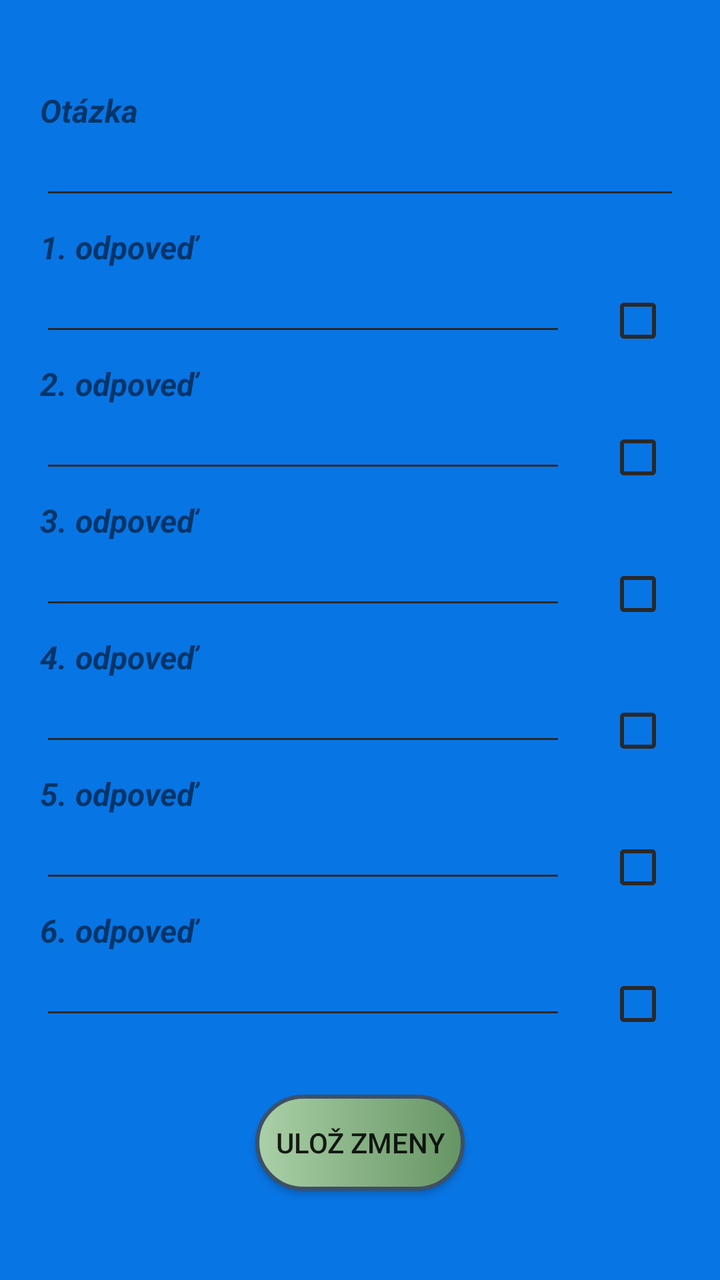
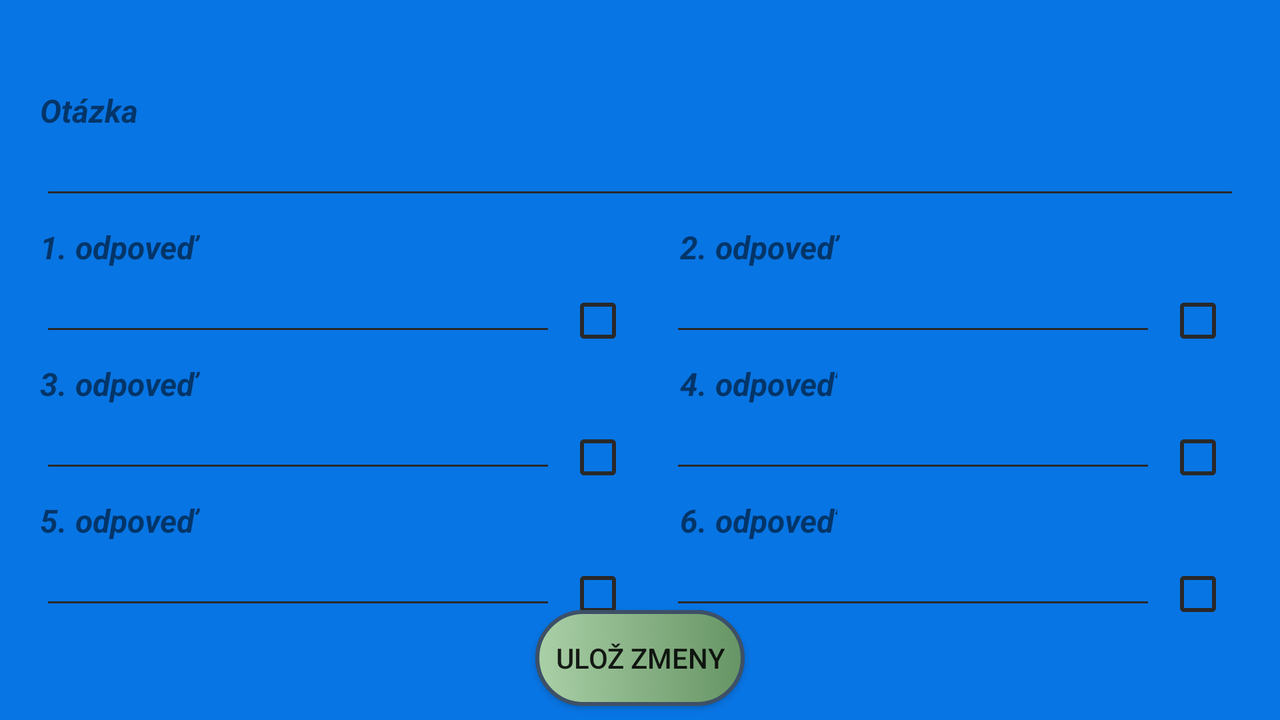

An Android layout and its configuration variant, each rendered on a device that would load it. The default file and the variant file are quoted in full after the pictures.
<!-- AndroidManifest.xml: application theme Theme.GPS_app -->
<!-- res/layout/activity_edit_task.xml -->
<?xml version="1.0" encoding="utf-8"?>
<androidx.constraintlayout.widget.ConstraintLayout xmlns:android="http://schemas.android.com/apk/res/android"
    xmlns:app="http://schemas.android.com/apk/res-auto"
    xmlns:tools="http://schemas.android.com/tools"
    android:layout_width="match_parent"
    android:layout_height="match_parent"
    tools:context=".EditTaskActivity"
    android:background="@color/Blue_Cola">


    <TextView
        android:id="@+id/tv_EditTaskName"
        android:layout_width="match_parent"
        android:layout_height="wrap_content"
        android:textAlignment="center"
        android:textSize="18sp"
        android:textStyle="italic|bold"
        app:layout_constraintTop_toTopOf="parent"
        app:layout_constraintStart_toStartOf="parent"
        app:layout_constraintEnd_toEndOf="parent"
        android:layout_marginTop="12dp"/>

    <TextView
         android:id="@+id/tv_EditTaskQuestion"
         android:layout_width="match_parent"
         android:layout_height="wrap_content"
         app:layout_constraintStart_toStartOf="parent"
         app:layout_constraintEnd_toEndOf="parent"
         app:layout_constraintTop_toBottomOf="@id/tv_EditTaskName"
         android:layout_marginTop="8dp"
         android:layout_marginStart="20dp"
         android:layout_marginEnd="20dp"
         android:text="@string/editTaskQuestion"
         android:textSize="16sp"
         android:textStyle="italic|bold"/>

    <EditText
         android:id="@+id/et_EditTaskQuestion"
         android:layout_width="match_parent"
         android:layout_height="wrap_content"
         app:layout_constraintStart_toStartOf="parent"
         app:layout_constraintEnd_toEndOf="parent"
         app:layout_constraintTop_toBottomOf="@id/tv_EditTaskQuestion"
         android:layout_marginStart="20dp"
         android:layout_marginEnd="20dp"
         android:textSize="16sp"
         android:textStyle="italic|bold"/>

    <TextView
         android:id="@+id/tv_EditTaskAnswer1"
         android:layout_width="match_parent"
         android:layout_height="wrap_content"
         app:layout_constraintStart_toStartOf="parent"
         app:layout_constraintEnd_toEndOf="parent"
         app:layout_constraintTop_toBottomOf="@id/et_EditTaskQuestion"
         android:layout_marginTop="8dp"
         android:layout_marginStart="20dp"
         android:layout_marginEnd="20dp"
         android:text="@string/editTaskAnswer1"
         android:textSize="16sp"
         android:textStyle="italic|bold"/>


    <EditText
        android:id="@+id/et_EditTaskAnswer1"
        android:layout_width="0dp"
        android:layout_height="wrap_content"
        android:layout_marginStart="20dp"
        android:layout_marginEnd="20dp"
        android:textSize="16sp"
        android:textStyle="italic|bold"
        app:layout_constraintEnd_toStartOf="@id/cb_EditTaskAnswer1"
        app:layout_constraintStart_toStartOf="parent"
        app:layout_constraintTop_toBottomOf="@id/tv_EditTaskAnswer1" />

     <CheckBox
         android:id="@+id/cb_EditTaskAnswer1"
         android:layout_width="0dp"
         android:layout_height="wrap_content"
         app:layout_constraintEnd_toEndOf="parent"
         app:layout_constraintTop_toBottomOf="@id/tv_EditTaskAnswer1"
         android:layout_marginEnd="25dp"
         android:layout_marginTop="10dp"/>


     <TextView
         android:id="@+id/tv_EditTaskAnswer2"
         android:layout_width="match_parent"
         android:layout_height="wrap_content"
         app:layout_constraintStart_toStartOf="parent"
         app:layout_constraintEnd_toEndOf="parent"
         app:layout_constraintTop_toBottomOf="@id/et_EditTaskAnswer1"
         android:layout_marginTop="8dp"
         android:layout_marginStart="20dp"
         android:layout_marginEnd="20dp"
         android:text="@string/editTaskAnswer2"
         android:textSize="16sp"
         android:textStyle="italic|bold"/>

     <EditText
      android:id="@+id/et_EditTaskAnswer2"
      android:layout_width="0dp"
      android:layout_height="wrap_content"
      android:layout_marginStart="20dp"
      android:layout_marginEnd="20dp"
      android:textSize="16sp"
      android:textStyle="italic|bold"
      app:layout_constraintEnd_toStartOf="@id/cb_EditTaskAnswer2"
      app:layout_constraintStart_toStartOf="parent"
      app:layout_constraintTop_toBottomOf="@id/tv_EditTaskAnswer2"/>

     <CheckBox
         android:id="@+id/cb_EditTaskAnswer2"
         android:layout_width="0dp"
         android:layout_height="wrap_content"
         app:layout_constraintEnd_toEndOf="parent"
         app:layout_constraintTop_toBottomOf="@id/tv_EditTaskAnswer2"
         android:layout_marginEnd="25dp"
         android:layout_marginTop="10dp" />


     <TextView
         android:id="@+id/tv_EditTaskAnswer3"
         android:layout_width="match_parent"
         android:layout_height="wrap_content"
         app:layout_constraintStart_toStartOf="parent"
         app:layout_constraintEnd_toEndOf="parent"
         app:layout_constraintTop_toBottomOf="@id/et_EditTaskAnswer2"
         android:layout_marginTop="8dp"
         android:layout_marginStart="20dp"
         android:layout_marginEnd="20dp"
         android:text="@string/editTaskAnswer3"
         android:textSize="16sp"
         android:textStyle="italic|bold" />


     <EditText
         android:id="@+id/et_EditTaskAnswer3"
         android:layout_width="0dp"
         android:layout_height="wrap_content"
         app:layout_constraintStart_toStartOf="parent"
         app:layout_constraintEnd_toStartOf="@id/cb_EditTaskAnswer3"
         app:layout_constraintTop_toBottomOf="@id/tv_EditTaskAnswer3"
         android:layout_marginStart="20dp"
         android:layout_marginEnd="20dp"
         android:textSize="16sp"
         android:textStyle="italic|bold" />

     <CheckBox
         android:id="@+id/cb_EditTaskAnswer3"
         android:layout_width="0dp"
         android:layout_height="wrap_content"
         app:layout_constraintEnd_toEndOf="parent"
         app:layout_constraintTop_toBottomOf="@id/tv_EditTaskAnswer3"
         android:layout_marginEnd="25dp"
         android:layout_marginTop="10dp"/>

     <TextView
         android:id="@+id/tv_EditTaskAnswer4"
         android:layout_width="match_parent"
         android:layout_height="wrap_content"
         app:layout_constraintStart_toStartOf="parent"
         app:layout_constraintEnd_toEndOf="parent"
         app:layout_constraintTop_toBottomOf="@id/et_EditTaskAnswer3"
         android:layout_marginTop="8dp"
         android:layout_marginStart="20dp"
         android:layout_marginEnd="20dp"
         android:text="@string/editTaskAnswer4"
         android:textSize="16sp"
         android:textStyle="italic|bold" />


     <EditText
         android:id="@+id/et_EditTaskAnswer4"
         android:layout_width="0dp"
         android:layout_height="wrap_content"
         app:layout_constraintStart_toStartOf="parent"
         app:layout_constraintEnd_toStartOf="@id/cb_EditTaskAnswer4"
         app:layout_constraintTop_toBottomOf="@id/tv_EditTaskAnswer4"
         android:layout_marginStart="20dp"
         android:layout_marginEnd="20dp"
         android:textSize="16sp"
         android:textStyle="italic|bold" />


     <CheckBox
         android:id="@+id/cb_EditTaskAnswer4"
         android:layout_width="0dp"
         android:layout_height="wrap_content"
         app:layout_constraintEnd_toEndOf="parent"
         app:layout_constraintTop_toBottomOf="@id/tv_EditTaskAnswer4"
         android:layout_marginEnd="25dp"
         android:layout_marginTop="10dp" />


     <TextView
         android:id="@+id/tv_EditTaskAnswer5"
         android:layout_width="match_parent"
         android:layout_height="wrap_content"
         app:layout_constraintStart_toStartOf="parent"
         app:layout_constraintEnd_toEndOf="parent"
         app:layout_constraintTop_toBottomOf="@id/et_EditTaskAnswer4"
         android:layout_marginTop="8dp"
         android:layout_marginStart="20dp"
         android:layout_marginEnd="20dp"
         android:text="@string/editTaskAnswer5"
         android:textSize="16sp"
         android:textStyle="italic|bold" />

     <EditText
         android:id="@+id/et_EditTaskAnswer5"
         android:layout_width="0dp"
         android:layout_height="wrap_content"
         app:layout_constraintStart_toStartOf="parent"
         app:layout_constraintEnd_toStartOf="@id/cb_EditTaskAnswer4"
         app:layout_constraintTop_toBottomOf="@id/tv_EditTaskAnswer5"
         android:layout_marginStart="20dp"
         android:layout_marginEnd="20dp"
         android:textSize="16sp"
         android:textStyle="italic|bold" />

     <CheckBox
         android:id="@+id/cb_EditTaskAnswer5"
         android:layout_width="0dp"
         android:layout_height="wrap_content"
         app:layout_constraintEnd_toEndOf="parent"
         app:layout_constraintTop_toBottomOf="@id/tv_EditTaskAnswer5"
         android:layout_marginEnd="25dp"
         android:layout_marginTop="10dp"/>

     <TextView
         android:id="@+id/tv_EditTaskAnswer6"
         android:layout_width="match_parent"
         android:layout_height="wrap_content"
         app:layout_constraintStart_toStartOf="parent"
         app:layout_constraintEnd_toEndOf="parent"
         app:layout_constraintTop_toBottomOf="@id/et_EditTaskAnswer5"
         android:layout_marginTop="8dp"
         android:layout_marginStart="20dp"
         android:layout_marginEnd="20dp"
         android:text="@string/editTaskAnswer6"
         android:textSize="16sp"
         android:textStyle="italic|bold" />

     <EditText
         android:id="@+id/et_EditTaskAnswer6"
         android:layout_width="0dp"
         android:layout_height="wrap_content"
         app:layout_constraintStart_toStartOf="parent"
         app:layout_constraintEnd_toStartOf="@id/cb_EditTaskAnswer6"
         app:layout_constraintTop_toBottomOf="@id/tv_EditTaskAnswer6"
         android:layout_marginStart="20dp"
         android:layout_marginEnd="20dp"
         android:textSize="16sp"
         android:textStyle="italic|bold" />

     <CheckBox
         android:id="@+id/cb_EditTaskAnswer6"
         android:layout_width="0dp"
         android:layout_height="wrap_content"
         app:layout_constraintEnd_toEndOf="parent"
         app:layout_constraintTop_toBottomOf="@id/tv_EditTaskAnswer6"
         android:layout_marginEnd="25dp"
         android:layout_marginTop="10dp" />



    <Button
        android:id="@+id/btn_editTask"
        android:padding="10dp"
        android:layout_width="wrap_content"
        android:layout_height="wrap_content"
        android:background="@drawable/button_style"
        app:layout_constraintEnd_toEndOf="parent"
        app:layout_constraintStart_toStartOf="parent"
        app:layout_constraintBottom_toBottomOf="parent"
        android:layout_marginBottom="12dp"
        android:text="@string/editTaskDone"
        app:layout_constraintTop_toBottomOf="@id/et_EditTaskAnswer6"/>


</androidx.constraintlayout.widget.ConstraintLayout>
<!-- resources referenced by this layout -->
<resources>
  <color name="Blue_Cola">#0875e4</color>
  <!-- drawable button_style (drawable) -->
  <selector xmlns:tools="http://schemas.android.com/tools" xmlns:android="http://schemas.android.com/apk/res/android">
      <item android:state_pressed="true">
          <shape android:shape="rectangle">
              <gradient android:type="linear" android:gradientRadius="0" android:startColor="@color/Medium_Electric_Blue" android:endColor="@color/Cornflower"/>
              <corners android:radius="50dp"/>
              <size android:width="15dp"/>
              <stroke android:width="2dp" android:color="@color/Police_Blue"/>
          </shape>
      </item>
      <item>
          <shape android:shape="rectangle">
              <gradient android:type="linear" android:gradientRadius="0" android:startColor="@color/Dark_Vanilla" android:endColor="@color/Shadow"/>
              <corners android:radius="50dp"/>
              <stroke android:width="2dp" android:color="@color/Police_Blue"/>
          </shape>
      </item>
  </selector>
  <string name="editTaskAnswer1">1. odpoveď</string>
  <string name="editTaskAnswer2">2. odpoveď</string>
  <string name="editTaskAnswer3">3. odpoveď</string>
  <string name="editTaskAnswer4">4. odpoveď</string>
  <string name="editTaskAnswer5">5. odpoveď</string>
  <string name="editTaskAnswer6">6. odpoveď</string>
  <string name="editTaskDone">Ulož zmeny</string>
  <string name="editTaskQuestion">Otázka</string>
  <style name="Theme.GPS_app" parent="Theme.AppCompat.Light.NoActionBar">
          
          <item name="colorPrimary">@color/purple_500</item>
          <item name="colorPrimaryVariant">@color/purple_700</item>
          <item name="colorOnPrimary">@color/white</item>
          
          <item name="colorSecondary">@color/teal_200</item>
          <item name="colorSecondaryVariant">@color/teal_200</item>
          <item name="colorOnSecondary">@color/black</item>
          
          <item name="android:statusBarColor" tools:targetApi="l">?attr/colorPrimaryVariant</item>
          
  
          <item name="android:colorControlNormal">#292929</item>
          <item name="android:colorControlActivated">#000000</item>
          <item name="android:colorControlHighlight">#3db5ea</item>
  
  
      </style>
  <color name="Medium_Electric_Blue">#0c54a4</color>
  <color name="Cornflower">#93c3eb</color>
  <color name="Police_Blue">#3d5067</color>
  <color name="Dark_Vanilla">#AAD0A7</color>
  <color name="Shadow">#669464</color>
  <color name="purple_500">#FF6200EE</color>
  <color name="purple_700">#FF3700B3</color>
  <color name="white">#FFFFFFFF</color>
  <color name="teal_200">#FF03DAC5</color>
  <color name="black">#FF000000</color>
</resources>
<!-- res/layout-land/activity_edit_task.xml (the repository's variant of the layout above) -->
<!-- drawn on the phone turned sideways -->
<?xml version="1.0" encoding="utf-8"?>
<androidx.constraintlayout.widget.ConstraintLayout xmlns:android="http://schemas.android.com/apk/res/android"
    xmlns:app="http://schemas.android.com/apk/res-auto"
    xmlns:tools="http://schemas.android.com/tools"
    android:layout_width="match_parent"
    android:layout_height="match_parent"
    tools:context=".EditTaskActivity"
    android:background="@color/Blue_Cola">


    <TextView
        android:id="@+id/tv_EditTaskName"
        android:layout_width="match_parent"
        android:layout_height="wrap_content"
        android:textAlignment="center"
        android:textSize="18sp"
        android:textStyle="italic|bold"
        app:layout_constraintTop_toTopOf="parent"
        app:layout_constraintStart_toStartOf="parent"
        app:layout_constraintEnd_toEndOf="parent"
        android:layout_marginTop="12dp"/>

    <TextView
         android:id="@+id/tv_EditTaskQuestion"
         android:layout_width="match_parent"
         android:layout_height="wrap_content"
         app:layout_constraintStart_toStartOf="parent"
         app:layout_constraintEnd_toEndOf="parent"
         app:layout_constraintTop_toBottomOf="@id/tv_EditTaskName"
         android:layout_marginTop="8dp"
         android:layout_marginStart="20dp"
         android:layout_marginEnd="20dp"
         android:text="@string/editTaskQuestion"
         android:textSize="16sp"
         android:textStyle="italic|bold"/>

    <EditText
         android:id="@+id/et_EditTaskQuestion"
         android:layout_width="match_parent"
         android:layout_height="wrap_content"
         app:layout_constraintStart_toStartOf="parent"
         app:layout_constraintEnd_toEndOf="parent"
         app:layout_constraintTop_toBottomOf="@id/tv_EditTaskQuestion"
         android:layout_marginStart="20dp"
         android:layout_marginEnd="20dp"
         android:textSize="16sp"
         android:textStyle="italic|bold"/>

    <TextView
         android:id="@+id/tv_EditTaskAnswer1"
         android:layout_width="0dp"
         android:layout_height="wrap_content"
         app:layout_constraintStart_toStartOf="parent"
         app:layout_constraintEnd_toStartOf="@+id/tv_EditTaskAnswer2"
         app:layout_constraintTop_toBottomOf="@id/et_EditTaskQuestion"
         android:layout_marginTop="8dp"
         android:layout_marginStart="20dp"
         android:layout_marginEnd="20dp"
         android:text="@string/editTaskAnswer1"
         android:textSize="16sp"
         android:textStyle="italic|bold"/>


    <EditText
        android:id="@+id/et_EditTaskAnswer1"
        android:layout_width="0dp"
        android:layout_height="wrap_content"
        android:layout_marginStart="20dp"
        android:layout_marginEnd="5dp"
        android:textSize="16sp"
        android:textStyle="italic|bold"
        app:layout_constraintEnd_toStartOf="@id/cb_EditTaskAnswer1"
        app:layout_constraintTop_toBottomOf="@id/tv_EditTaskAnswer1"
        app:layout_constraintStart_toStartOf="parent"
         />

     <CheckBox
         android:id="@+id/cb_EditTaskAnswer1"
         android:layout_width="0dp"
         android:layout_height="wrap_content"
         app:layout_constraintEnd_toStartOf="@+id/tv_EditTaskAnswer2"
         app:layout_constraintTop_toBottomOf="@id/tv_EditTaskAnswer1"
         android:layout_marginEnd="25dp"
         android:layout_marginTop="10dp"/>


     <TextView
         android:id="@+id/tv_EditTaskAnswer2"
         android:layout_width="0dp"
         android:layout_height="wrap_content"
         app:layout_constraintStart_toEndOf="@+id/tv_EditTaskAnswer1"
         app:layout_constraintTop_toBottomOf="@id/et_EditTaskQuestion"
         app:layout_constraintEnd_toEndOf="parent"
         android:layout_marginTop="8dp"
         android:layout_marginStart="20dp"
         android:layout_marginEnd="20dp"
         android:text="@string/editTaskAnswer2"
         android:textSize="16sp"
         android:textStyle="italic|bold"/>

     <EditText
      android:id="@+id/et_EditTaskAnswer2"
      android:layout_width="0dp"
      android:layout_height="wrap_content"
      android:layout_marginStart="20dp"
      android:layout_marginEnd="5dp"
      android:textSize="16sp"
      android:textStyle="italic|bold"
      app:layout_constraintEnd_toStartOf="@id/cb_EditTaskAnswer2"
      app:layout_constraintStart_toEndOf="@id/cb_EditTaskAnswer1"
      app:layout_constraintTop_toBottomOf="@id/tv_EditTaskAnswer2"/>

     <CheckBox
         android:id="@+id/cb_EditTaskAnswer2"
         android:layout_width="0dp"
         android:layout_height="wrap_content"
         app:layout_constraintEnd_toEndOf="parent"
         app:layout_constraintTop_toBottomOf="@id/tv_EditTaskAnswer2"
         android:layout_marginEnd="25dp"
         android:layout_marginTop="10dp" />


     <TextView
         android:id="@+id/tv_EditTaskAnswer3"
         android:layout_width="0dp"
         android:layout_height="wrap_content"
         app:layout_constraintStart_toStartOf="parent"
         app:layout_constraintEnd_toStartOf="@+id/tv_EditTaskAnswer2"
         app:layout_constraintTop_toBottomOf="@id/et_EditTaskAnswer1"
         android:layout_marginTop="8dp"
         android:layout_marginStart="20dp"
         android:layout_marginEnd="20dp"
         android:text="@string/editTaskAnswer3"
         android:textSize="16sp"
         android:textStyle="italic|bold" />


     <EditText
         android:id="@+id/et_EditTaskAnswer3"
         android:layout_width="0dp"
         android:layout_height="wrap_content"
         app:layout_constraintEnd_toStartOf="@id/cb_EditTaskAnswer3"
         app:layout_constraintTop_toBottomOf="@id/tv_EditTaskAnswer3"
         app:layout_constraintStart_toStartOf="parent"
         android:layout_marginStart="20dp"
         android:layout_marginEnd="5dp"
         android:textSize="16sp"
         android:textStyle="italic|bold" />

     <CheckBox
         android:id="@+id/cb_EditTaskAnswer3"
         android:layout_width="0dp"
         android:layout_height="wrap_content"
         app:layout_constraintEnd_toStartOf="@+id/tv_EditTaskAnswer2"
         app:layout_constraintTop_toBottomOf="@id/tv_EditTaskAnswer3"
         android:layout_marginEnd="25dp"
         android:layout_marginTop="10dp"/>

     <TextView
         android:id="@+id/tv_EditTaskAnswer4"
         android:layout_width="wrap_content"
         android:layout_height="wrap_content"
         app:layout_constraintStart_toEndOf="@+id/tv_EditTaskAnswer3"
         app:layout_constraintTop_toBottomOf="@id/et_EditTaskAnswer2"
         android:layout_marginTop="8dp"
         android:layout_marginStart="20dp"
         android:layout_marginEnd="20dp"
         android:text="@string/editTaskAnswer4"
         android:textSize="16sp"
         android:textStyle="italic|bold" />


     <EditText
         android:id="@+id/et_EditTaskAnswer4"
         android:layout_width="0dp"
         android:layout_height="wrap_content"
         app:layout_constraintEnd_toStartOf="@id/cb_EditTaskAnswer4"
         app:layout_constraintStart_toEndOf="@id/cb_EditTaskAnswer3"
         app:layout_constraintTop_toBottomOf="@id/tv_EditTaskAnswer4"
         android:layout_marginStart="20dp"
         android:layout_marginEnd="5dp"
         android:textSize="16sp"
         android:textStyle="italic|bold" />


     <CheckBox
         android:id="@+id/cb_EditTaskAnswer4"
         android:layout_width="0dp"
         android:layout_height="wrap_content"
         app:layout_constraintEnd_toEndOf="parent"
         app:layout_constraintTop_toBottomOf="@id/tv_EditTaskAnswer4"
         android:layout_marginEnd="25dp"
         android:layout_marginTop="10dp" />


     <TextView
         android:id="@+id/tv_EditTaskAnswer5"
         android:layout_width="0dp"
         android:layout_height="wrap_content"
         app:layout_constraintStart_toStartOf="parent"
         app:layout_constraintEnd_toStartOf="@+id/tv_EditTaskAnswer4"
         app:layout_constraintTop_toBottomOf="@id/et_EditTaskAnswer3"
         android:layout_marginTop="8dp"
         android:layout_marginStart="20dp"
         android:layout_marginEnd="20dp"
         android:text="@string/editTaskAnswer5"
         android:textSize="16sp"
         android:textStyle="italic|bold" />

     <EditText
         android:id="@+id/et_EditTaskAnswer5"
         android:layout_width="0dp"
         android:layout_height="wrap_content"
         app:layout_constraintEnd_toStartOf="@id/cb_EditTaskAnswer5"
         app:layout_constraintTop_toBottomOf="@id/tv_EditTaskAnswer5"
         app:layout_constraintStart_toStartOf="parent"
         android:layout_marginStart="20dp"
         android:layout_marginEnd="5dp"
         android:textSize="16sp"
         android:textStyle="italic|bold" />

     <CheckBox
         android:id="@+id/cb_EditTaskAnswer5"
         android:layout_width="0dp"
         android:layout_height="wrap_content"
         app:layout_constraintEnd_toStartOf="@+id/tv_EditTaskAnswer2"
         app:layout_constraintTop_toBottomOf="@id/tv_EditTaskAnswer5"
         android:layout_marginEnd="25dp"
         android:layout_marginTop="10dp"/>

     <TextView
         android:id="@+id/tv_EditTaskAnswer6"
         android:layout_width="0dp"
         android:layout_height="wrap_content"
         app:layout_constraintStart_toEndOf="@+id/tv_EditTaskAnswer5"
         app:layout_constraintTop_toBottomOf="@id/et_EditTaskAnswer4"
         android:layout_marginTop="8dp"
         android:layout_marginStart="20dp"
         android:layout_marginEnd="20dp"
         android:text="@string/editTaskAnswer6"
         android:textSize="16sp"
         android:textStyle="italic|bold" />

     <EditText
         android:id="@+id/et_EditTaskAnswer6"
         android:layout_width="0dp"
         android:layout_height="wrap_content"
         app:layout_constraintEnd_toStartOf="@id/cb_EditTaskAnswer6"
         app:layout_constraintStart_toEndOf="@id/cb_EditTaskAnswer5"
         app:layout_constraintTop_toBottomOf="@id/tv_EditTaskAnswer6"
         android:layout_marginStart="20dp"
         android:layout_marginEnd="5dp"
         android:textSize="16sp"
         android:textStyle="italic|bold" />

     <CheckBox
         android:id="@+id/cb_EditTaskAnswer6"
         android:layout_width="0dp"
         android:layout_height="wrap_content"
         app:layout_constraintEnd_toEndOf="parent"
         app:layout_constraintTop_toBottomOf="@id/tv_EditTaskAnswer6"
         android:layout_marginEnd="25dp"
         android:layout_marginTop="10dp" />



    <Button
        android:id="@+id/btn_editTask"
        android:padding="10dp"
        android:layout_width="wrap_content"
        android:layout_height="wrap_content"
        android:background="@drawable/button_style"
        app:layout_constraintEnd_toEndOf="parent"
        app:layout_constraintStart_toStartOf="parent"
        app:layout_constraintBottom_toBottomOf="parent"
        android:layout_marginBottom="12dp"
        android:text="@string/editTaskDone"
        app:layout_constraintTop_toBottomOf="@id/et_EditTaskAnswer6"/>


</androidx.constraintlayout.widget.ConstraintLayout>
